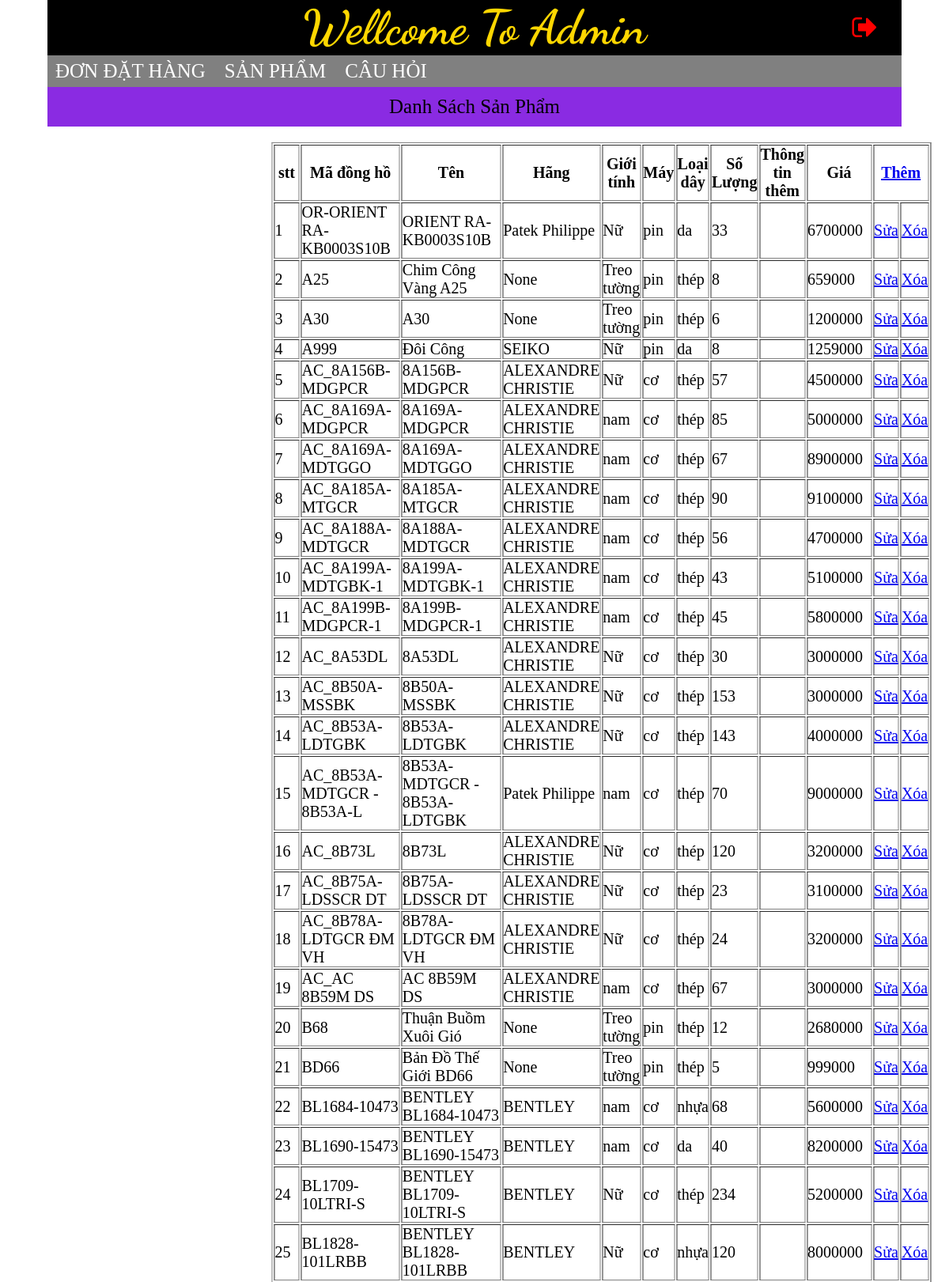
/admincp/module/indexadmin.php?menu=sanpham (signed in, upper part), run on the app's committed database.
### tables this page shows
CREATE TABLE `dongho` (
  `ID` varchar(25) NOT NULL,
  `Name` varchar(50) NOT NULL,
  `Hang` varchar(50) NOT NULL,
  `GioiTinh` tinyint(4) NOT NULL,
  `May` tinyint(4) NOT NULL,
  `Chat_Lieu_Day` tinyint(4) NOT NULL,
  `SoLuongCon` int(5) NOT NULL,
  `Gia` bigint(20) NOT NULL,
  `ThongTinThem` varchar(250) NOT NULL,
  `File_img` varchar(200) NOT NULL
);

### admincp/module/sanpham/tbsanpham.php (the view)
<?php
    require("../config/connect.php");
    $sql = "select * from dongho";
    $result= mysqli_query($conn, $sql);
?>
<div class="header-main">
    <div class="top">
    <p><span class="titel-main">Danh Sách Sản Phẩm</span></p>
    </div>
    <div class="tbmain">
        <table border="1" class="tb">
            <tr>
                <th>stt</th>
                <th>Mã đồng hồ</th>
                <th>Tên</th>
                <th>Hãng</th>
                <th>Giới tính</th>
                <th>Máy</th>
                <th>Loại dây</th>
                <th>Số Lượng</th>
                <th>Thông tin thêm</th>
                <th>Giá</th>
                <th colspan="2"><a href="indexadmin.php?menu=sanpham&action=add">Thêm</a></th>
            </tr>
            <?php
                $stt=1;
                while($row = mysqli_fetch_assoc($result)){
            ?>
                <tr>
                    <td><?php echo $stt; $stt++;?></td>
                    <td><?php echo $row["ID"];?></td>
                    <td><?php echo $row["Name"];?></td>
                    <td><?php echo $row["Hang"];?></td>
                    <td><?php if($row["GioiTinh"]==1) echo "nam";
                                else if($row["GioiTinh"]==0) echo "Nữ";
                                else if($row["GioiTinh"]==2) echo "Đôi";
                                else if($row["GioiTinh"]==3) echo "Treo tường";
                    ?></td>
                    <td><?php if($row["May"]== 1)echo "cơ";
                                else echo "pin";
                    ?></td>
                    <td><?php if($row["Chat_Lieu_Day"]==1) echo "thép";
                                else if($row["Chat_Lieu_Day"]==0)echo "da";
                                else echo "nhựa";
                    ?></td>
                    <td><?php if($row["SoLuongCon"]==0)echo "Hết";
                                else echo $row["SoLuongCon"];
                    ?></td>
                    <td><?php echo $row["ThongTinThem"];?></td>
                    <td><?php echo $row["Gia"];?></td>
                    <td><a href="indexadmin.php?menu=sanpham&action=fix&key=<?php echo$row['ID']; ?>">Sửa</a></td>
                    <td><a href="indexadmin.php?menu=sanpham&action=delete&key=<?php echo$row['ID']; ?>" onclick="return confirm('bạn có chắc chắn không? ');">Xóa</a></td>
                </tr>
            <?php
                }
            ?>
        </table>
    </div>
</div>

### admincp/css/stypeadmin.css (style rules this page uses)
* { margin: 0; padding: 0; }
.top { background-color: blueviolet; height: 50px; text-align: center; }
.titel-main { line-height: 50px; text-align: center; font-size: 25px; }
.tbmain { margin: 20px auto; }
.tb { width: 60%; font-size: 20px; transform: translateX(34%); }

### data on the page
dongho: ID "OR-ORIENT RA-KB0003S10B", Name "ORIENT RA-KB0003S10B", Hang "Patek Philippe", GioiTinh "Nữ", May "pin", Chat_Lieu_Day "da", SoLuongCon "33", Gia "6700000"
dongho: ID "A25", Name "Chim Công Vàng A25", Hang "None", GioiTinh "Treo tường", May "pin", Chat_Lieu_Day "thép", SoLuongCon "8", Gia "659000"
dongho: ID "A30", Name "A30", Hang "None", GioiTinh "Treo tường", May "pin", Chat_Lieu_Day "thép", SoLuongCon "6", Gia "1200000"
dongho: ID "A999", Name "Đôi Công", Hang "SEIKO", GioiTinh "Nữ", May "pin", Chat_Lieu_Day "da", SoLuongCon "8", Gia "1259000"
dongho: ID "AC_8A156B-MDGPCR", Name "8A156B-MDGPCR", Hang "ALEXANDRE CHRISTIE", GioiTinh "Nữ", May "cơ", Chat_Lieu_Day "thép", SoLuongCon "57", Gia "4500000"
dongho: ID "AC_8A169A-MDGPCR", Name "8A169A-MDGPCR", Hang "ALEXANDRE CHRISTIE", GioiTinh "nam", May "cơ", Chat_Lieu_Day "thép", SoLuongCon "85", Gia "5000000"
dongho: ID "AC_8A169A-MDTGGO", Name "8A169A-MDTGGO", Hang "ALEXANDRE CHRISTIE", GioiTinh "nam", May "cơ", Chat_Lieu_Day "thép", SoLuongCon "67", Gia "8900000"
dongho: ID "AC_8A185A-MTGCR", Name "8A185A-MTGCR", Hang "ALEXANDRE CHRISTIE", GioiTinh "nam", May "cơ", Chat_Lieu_Day "thép", SoLuongCon "90", Gia "9100000"
dongho: ID "AC_8A188A-MDTGCR", Name "8A188A-MDTGCR", Hang "ALEXANDRE CHRISTIE", GioiTinh "nam", May "cơ", Chat_Lieu_Day "thép", SoLuongCon "56", Gia "4700000"
dongho: ID "AC_8A199A-MDTGBK-1", Name "8A199A-MDTGBK-1", Hang "ALEXANDRE CHRISTIE", GioiTinh "nam", May "cơ", Chat_Lieu_Day "thép", SoLuongCon "43", Gia "5100000"
dongho: ID "AC_8A199B-MDGPCR-1", Name "8A199B-MDGPCR-1", Hang "ALEXANDRE CHRISTIE", GioiTinh "nam", May "cơ", Chat_Lieu_Day "thép", SoLuongCon "45", Gia "5800000"
dongho: ID "AC_8A53DL", Name "8A53DL", Hang "ALEXANDRE CHRISTIE", GioiTinh "Nữ", May "cơ", Chat_Lieu_Day "thép", SoLuongCon "30", Gia "3000000"
dongho: ID "AC_8B50A-MSSBK", Name "8B50A-MSSBK", Hang "ALEXANDRE CHRISTIE", GioiTinh "Nữ", May "cơ", Chat_Lieu_Day "thép", SoLuongCon "153", Gia "3000000"
dongho: ID "AC_8B53A-LDTGBK", Name "8B53A-LDTGBK", Hang "ALEXANDRE CHRISTIE", GioiTinh "Nữ", May "cơ", Chat_Lieu_Day "thép", SoLuongCon "143", Gia "4000000"
dongho: ID "AC_8B53A-MDTGCR - 8B53A-L", Name "8B53A-MDTGCR - 8B53A-LDTGBK", Hang "Patek Philippe", GioiTinh "nam", May "cơ", Chat_Lieu_Day "thép", SoLuongCon "70", Gia "9000000"
dongho: ID "AC_8B73L", Name "8B73L", Hang "ALEXANDRE CHRISTIE", GioiTinh "Nữ", May "cơ", Chat_Lieu_Day "thép", SoLuongCon "120", Gia "3200000"
dongho: ID "AC_8B75A-LDSSCR DT", Name "8B75A-LDSSCR DT", Hang "ALEXANDRE CHRISTIE", GioiTinh "Nữ", May "cơ", Chat_Lieu_Day "thép", SoLuongCon "23", Gia "3100000"
dongho: ID "AC_8B78A-LDTGCR ĐM VH", Name "8B78A-LDTGCR ĐM VH", Hang "ALEXANDRE CHRISTIE", GioiTinh "Nữ", May "cơ", Chat_Lieu_Day "thép", SoLuongCon "24", Gia "3200000"
dongho: ID "AC_AC 8B59M DS", Name "AC 8B59M DS", Hang "ALEXANDRE CHRISTIE", GioiTinh "nam", May "cơ", Chat_Lieu_Day "thép", SoLuongCon "67", Gia "3000000"
dongho: ID "B68", Name "Thuận Buồm Xuôi Gió", Hang "None", GioiTinh "Treo tường", May "pin", Chat_Lieu_Day "thép", SoLuongCon "12", Gia "2680000"
dongho: ID "BD66", Name "Bản Đồ Thế Giới BD66", Hang "None", GioiTinh "Treo tường", May "pin", Chat_Lieu_Day "thép", SoLuongCon "5", Gia "999000"
dongho: ID "BL1684-10473", Name "BENTLEY BL1684-10473", Hang "BENTLEY", GioiTinh "nam", May "cơ", Chat_Lieu_Day "nhựa", SoLuongCon "68", Gia "5600000"
dongho: ID "BL1690-15473", Name "BENTLEY BL1690-15473", Hang "BENTLEY", GioiTinh "nam", May "cơ", Chat_Lieu_Day "da", SoLuongCon "40", Gia "8200000"
dongho: ID "BL1709-10LTRI-S", Name "BENTLEY BL1709-10LTRI-S", Hang "BENTLEY", GioiTinh "Nữ", May "cơ", Chat_Lieu_Day "thép", SoLuongCon "234", Gia "5200000"
dongho: ID "BL1828-101LRBB", Name "BENTLEY BL1828-101LRBB", Hang "BENTLEY", GioiTinh "Nữ", May "cơ", Chat_Lieu_Day "nhựa", SoLuongCon "120", Gia "8000000"
